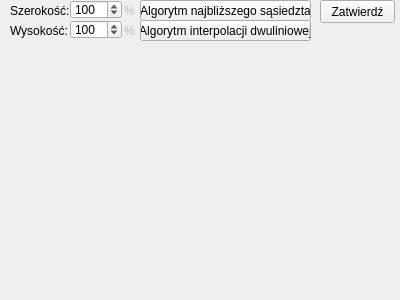
<?xml version="1.0" encoding="UTF-8"?>
<ui version="4.0">
 <class>rozdzielczosc</class>
 <widget class="QDockWidget" name="rozdzielczosc">
  <property name="geometry">
   <rect>
    <x>0</x>
    <y>0</y>
    <width>400</width>
    <height>300</height>
   </rect>
  </property>
  <property name="floating">
   <bool>true</bool>
  </property>
  <property name="features">
   <set>QDockWidget::DockWidgetClosable</set>
  </property>
  <property name="allowedAreas">
   <set>Qt::NoDockWidgetArea</set>
  </property>
  <property name="windowTitle">
   <string>DockWidget</string>
  </property>
  <widget class="QWidget" name="dockWidgetContents">
   <widget class="QPushButton" name="pushButton_zatwierdz">
    <property name="geometry">
     <rect>
      <x>320</x>
      <y>0</y>
      <width>75</width>
      <height>23</height>
     </rect>
    </property>
    <property name="text">
     <string>Zatwierdź</string>
    </property>
   </widget>
   <widget class="QLabel" name="label">
    <property name="geometry">
     <rect>
      <x>10</x>
      <y>0</y>
      <width>61</width>
      <height>21</height>
     </rect>
    </property>
    <property name="text">
     <string>Szerokość:</string>
    </property>
   </widget>
   <widget class="QLabel" name="label_2">
    <property name="geometry">
     <rect>
      <x>10</x>
      <y>20</y>
      <width>61</width>
      <height>21</height>
     </rect>
    </property>
    <property name="text">
     <string>Wysokość:</string>
    </property>
   </widget>
   <widget class="QSpinBox" name="spinBox_szer">
    <property name="geometry">
     <rect>
      <x>70</x>
      <y>0</y>
      <width>52</width>
      <height>19</height>
     </rect>
    </property>
    <property name="minimum">
     <number>1</number>
    </property>
    <property name="maximum">
     <number>10000</number>
    </property>
    <property name="value">
     <number>100</number>
    </property>
   </widget>
   <widget class="QSpinBox" name="spinBox_wys">
    <property name="geometry">
     <rect>
      <x>70</x>
      <y>20</y>
      <width>52</width>
      <height>19</height>
     </rect>
    </property>
    <property name="minimum">
     <number>1</number>
    </property>
    <property name="maximum">
     <number>10000</number>
    </property>
    <property name="value">
     <number>100</number>
    </property>
   </widget>
   <widget class="QLabel" name="label_3">
    <property name="enabled">
     <bool>false</bool>
    </property>
    <property name="geometry">
     <rect>
      <x>124</x>
      <y>0</y>
      <width>16</width>
      <height>21</height>
     </rect>
    </property>
    <property name="text">
     <string>%</string>
    </property>
   </widget>
   <widget class="QLabel" name="label_4">
    <property name="enabled">
     <bool>false</bool>
    </property>
    <property name="geometry">
     <rect>
      <x>124</x>
      <y>20</y>
      <width>16</width>
      <height>21</height>
     </rect>
    </property>
    <property name="text">
     <string>%</string>
    </property>
   </widget>
   <widget class="QPushButton" name="pushButton_sasiedztwo">
    <property name="geometry">
     <rect>
      <x>140</x>
      <y>0</y>
      <width>171</width>
      <height>21</height>
     </rect>
    </property>
    <property name="text">
     <string>Algorytm najbliższego sąsiedzta</string>
    </property>
   </widget>
   <widget class="QPushButton" name="pushButton_interpolacja">
    <property name="geometry">
     <rect>
      <x>140</x>
      <y>20</y>
      <width>171</width>
      <height>21</height>
     </rect>
    </property>
    <property name="text">
     <string>Algorytm interpolacji dwuliniowej</string>
    </property>
   </widget>
  </widget>
 </widget>
 <resources/>
 <connections/>
</ui>
